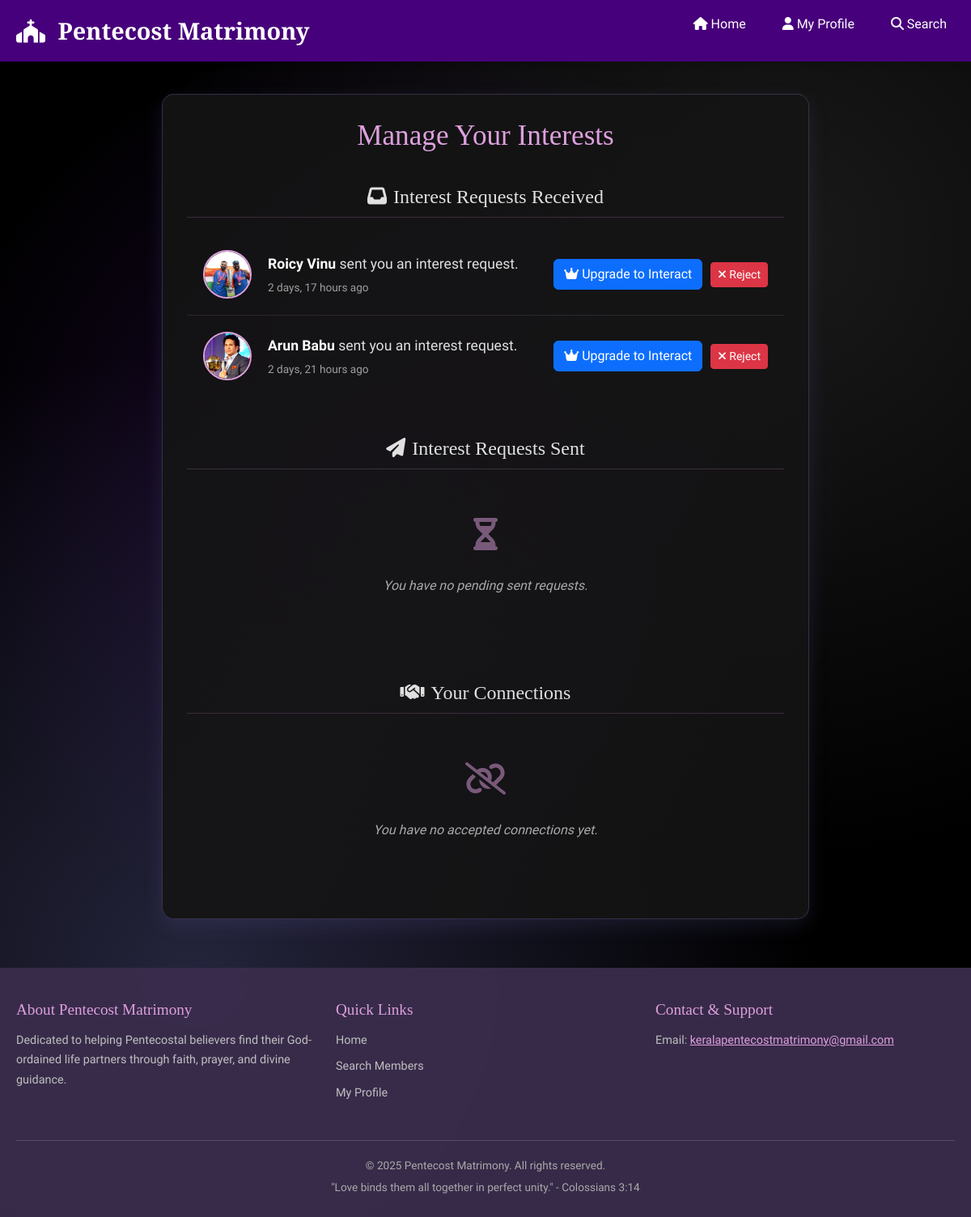
Page /interests/ (signed in) on the committed database.
### matri/models.py (models this page shows, shortened)
class InterestRequest(models.Model):
    STATUS_CHOICES = [
        ('pending', 'Pending'),
        ('accepted', 'Accepted'),
        ('rejected', 'Rejected'),
    ]
    sender = models.ForeignKey(UserProfile, on_delete=models.CASCADE, related_name='sent_interests')
    receiver = models.ForeignKey(UserProfile, on_delete=models.CASCADE, related_name='received_interests')
    status = models.CharField(max_length=10, choices=STATUS_CHOICES, default='pending')
    created_at = models.DateTimeField(auto_now_add=True)
    updated_at = models.DateTimeField(auto_now=True)
    class Meta:
        unique_together = ('sender', 'receiver')
        ordering = ['-created_at']

class UserProfile(models.Model):
    GENDER_CHOICES = [('Male', 'Male'), ('Female', 'Female'), ('Other', 'Other')]
    MARITAL_STATUS_CHOICES = [
        ('Never Married', 'Never Married'), ('Divorced', 'Divorced'),
        ('Widowed', 'Widowed'), ('Separated', 'Separated'),
    ]
    DIET_CHOICES = [('Vegetarian', 'Vegetarian'), ('Non-Vegetarian', 'Non-Vegetarian')]
    SMOKING_CHOICES = [('Yes', 'Yes'), ('No', 'No'), ('Occasionally', 'Occasionally')] # Added Occasionally
    DRINKING_CHOICES = [('Yes', 'Yes'), ('No', 'No'), ('Occasionally', 'Occasionally')] # Added Occasionally
    FAMILY_STATUS_CHOICES = [
        ('Middle Class', 'Middle Class'), ('Upper Middle Class', 'Upper Middle Class'),
        ('Rich', 'Rich'), ('Affluent', 'Affluent'),
    ]
    FAMILY_TYPE_CHOICES = [('Joint', 'Joint'), ('Nuclear', 'Nuclear')]
    user = models.OneToOneField(User, on_delete=models.CASCADE)
    full_name = models.CharField(max_length=100)
    gender = models.CharField(max_length=10, choices=GENDER_CHOICES)
    date_of_birth = models.DateField(null=True, blank=True)
    religion = models.CharField(max_length=50, default="Christian", editable=False)
    category = models.CharField(max_length=50, default="Pentecost", editable=False)
    mother_tongue = models.CharField(max_length=50, default="Malayalam")
    marital_status = models.CharField(max_length=20, choices=MARITAL_STATUS_CHOICES)
    height = models.IntegerField(help_text="Height in Cm (e.g. 172)", null=True, blank=True)
    weight = models.IntegerField(help_text="Weight in kg (e.g. 70)", null=True, blank=True)
    education = models.CharField(max_length=100, blank=True, null=True)
    profession = models.CharField(max_length=100, blank=True, null=True)
    Monthly_income = models.CharField(max_length=50, blank=True)
    country = models.CharField(default="India", max_length=50, blank=True)
    state = models.CharField(default="Kerala", max_length=50, blank=True)
    city = models.CharField(max_length=50, blank=True)
    housename = models.CharField(max_length=50, blank=True)
    current_location = models.CharField(max_length=50, blank=True)
    diet = models.CharField(max_length=20, choices=DIET_CHOICES, blank=True)
    smoking = models.CharField(max_length=20, choices=SMOKING_CHOICES, blank=True)
    drinking = models.CharField(max_length=20, choices=DRINKING_CHOICES, blank=True)
    father_name = models.CharField(max_length=100, blank=True, null=True)
    mother_name = models.CharField(max_length=100, blank=True, null=True)
    family_status = models.CharField(max_length=50, choices=FAMILY_STATUS_CHOICES, blank=True)
    family_type = models.CharField(max_length=50, choices=FAMILY_TYPE_CHOICES, blank=True)
    siblings = models.PositiveIntegerField(default=0, null=True, blank=True)
    looking_for = models.CharField(max_length=10, choices=GENDER_CHOICES[:2], blank=True) # Only Male/Female for looking_for
    about_me = models.TextField(blank=True, null=True)
    hobbies = models.CharField(max_length=255, blank=True, null=True)
    has_own_a_car = models.BooleanField(null=True, blank=True)
    profile_picture = models.ImageField(upload_to='profile_pics/', blank=True, null=True)
    is_profile_in_index = models.BooleanField(default=False) # Default to False for new profiles
    is_premium_member = models.BooleanField(default=False)

### matri/views.py (the view)
# urls.py: path('interests/', views.manage_interests_view, name='manage_interests'),
@login_required
def manage_interests_view(request):
    my_profile = get_object_or_404(UserProfile, user=request.user)
    incoming_requests = InterestRequest.objects.filter(
        receiver=my_profile, status='pending'
    ).select_related('sender', 'sender__user')
    outgoing_requests = InterestRequest.objects.filter(
        sender=my_profile, status='pending'
    ).select_related('receiver', 'receiver__user')
    accepted_connections = InterestRequest.objects.filter(
        Q(sender=my_profile) | Q(receiver=my_profile),
        status='accepted'
    ).select_related('sender', 'receiver', 'sender__user', 'receiver__user')
    context = {
        'incoming_requests': incoming_requests,
        'outgoing_requests': outgoing_requests,
        'accepted_connections': accepted_connections,
        'page_title': "Manage Your Interests",
    }
    return render(request, 'matri/manage_interests.html', context)

### matri/templates/matri/manage_interests.html (shortened to what this page needs)
<!DOCTYPE html>
{% load static %}
<html lang="en">
<head>
    <link href="https://cdnjs.cloudflare.com/ajax/libs/font-awesome/6.4.0/css/all.min.css" rel="stylesheet">
    <link href="https://cdn.jsdelivr.net/npm/bootstrap@5.3.0/dist/css/bootstrap.min.css" rel="stylesheet">
    {% load static %}
    {% load humanize %}
</head>
<body>
    <nav>
        <div class="nav-container">
            <a href="{% url 'index' %}" class="logo">
                <i class="fas fa-church"></i> Pentecost Matrimony
            </a>
            <ul class="nav-links">
                <li><a href="{% url 'index' %}"><i class="fas fa-home"></i> Home</a></li>
                {% if user.is_authenticated %}
                        <li><a href="{% url 'view_user_profile' %}"><i class="fas fa-user"></i> My Profile</a></li>
                        <li><a href="{% url 'search_users' %}"><i class="fas fa-search"></i> Search</a></li>
                {% else %}
                    <li><a href="{% url 'login' %}" class="auth-link"><i class="fas fa-sign-in-alt"></i> Login</a></li>
                    <li><a href="{% url 'register' %}" class="auth-link"><i class="fas fa-user-plus"></i> Register</a></li>
                {% endif %}
            </ul>
        </div>
    </nav>
    <div class="main-view-container container">
        <div class="interests-container">
            <h1>{{ page_title }}</h1>
            <div class="interest-section">
                <h2><center><i class="fas fa-inbox me-2"></i>Interest Requests Received</center></h2>
                {% for req in incoming_requests %}
                <div class="interest-item">
                    <div class="interest-actor-avatar">
                        <a href="{% url 'view_other_user_profile' profile_id=req.sender.id %}">
                            {% if req.sender.profile_picture %}
                                <img src="{{ req.sender.profile_picture.url }}" alt="{{ req.sender.full_name }}">
                            {% else %}<div class="avatar-placeholder"><i class="fas fa-user"></i></div>{% endif %}
                        </a>
                    </div>
                    <div class="interest-content">
                        <div class="interest-text"><a href="{% url 'view_other_user_profile' profile_id=req.sender.id %}" class="user-link">{{ req.sender.full_name }}</a> sent you an interest request.</div>
                        <div class="interest-timestamp">{{ req.created_at|naturaltime }}</div>
                    </div>
                    <div class="interest-actions">
                        <form action="{% url 'accept_interest' interest_id=req.id %}" method="POST" class="d-inline">
                            {% if request.user.userprofile.is_premium_member %}
                            <button type="submit" class="btn btn-success btn-sm"><i class="fas fa-check"></i> Accept</button>
                            {% else %}
                            <a href="{% url 'subscribe' %}" class="btn btn-primary">
                            <i class="fas fa-crown"></i> Upgrade to Interact
                        </a>
                    {% endif %}
                        </form>
                        <form action="{% url 'reject_interest' interest_id=req.id %}" method="POST" class="d-inline">
                            <button type="submit" class="btn btn-danger btn-sm"><i class="fas fa-times"></i> Reject</button>
                        </form>
                    </div>
                </div>
                {% empty %}
                <div class="no-requests"><p><i class="fas fa-envelope-open-text"></i></p><p>You have no new interest requests.</p></div>
                {% endfor %}
            </div>
            <div class="interest-section">
                <h2><center><i class="fas fa-paper-plane me-2"></i>Interest Requests Sent</center></h2>
                {% for req in outgoing_requests %}
                <div class="interest-item">
                    <div class="interest-actor-avatar">
                        <a href="{% url 'view_other_user_profile' profile_id=req.receiver.id %}">
                            {% if req.receiver.profile_picture %}
                                <img src="{{ req.receiver.profile_picture.url }}" alt="{{ req.receiver.full_name }}">
                            {% else %}<div class="avatar-placeholder"><i class="fas fa-user"></i></div>{% endif %}
                        </a>
                    </div>
                    <div class="interest-content">
                        <div class="interest-text">Your interest request to <a href="{% url 'view_other_user_profile' profile_id=req.receiver.id %}" class="user-link">{{ req.receiver.full_name }}</a> is pending.</div>
                        <div class="interest-timestamp">Sent {{ req.created_at|naturaltime }}</div>
                    </div>
                    <div class="interest-actions">
                        <form action="{% url 'withdraw_interest' interest_id=req.id %}" method="POST">
                            {% csrf_token %}
                            <button type="submit" class="btn btn-warning btn-sm"><i class="fas fa-undo"></i> Cancel</button>
                        </form>
                    </div>
                </div>
                {% empty %}
                <div class="no-requests"><p><i class="fas fa-hourglass-half"></i></p><p>You have no pending sent requests.</p></div>
                {% endfor %}
            </div>
            <div class="interest-section">
                <h2><center><i class="fas fa-handshake me-2"></i>Your Connections</center></h2>
                {% for req in accepted_connections %}
                    {% comment %} Determine who the "other" person is in this connection {% endcomment %}
                    {% if req.sender.user == user %}
                        {% with other_profile=req.receiver %}
                        <div class="interest-item">
                            <div class="interest-actor-avatar">
                                <a href="{% url 'view_other_user_profile' profile_id=other_profile.id %}">
                                    {% if other_profile.profile_picture %}
                                        <img src="{{ other_profile.profile_picture.url }}" alt="{{ other_profile.full_name }}">
                                    {% else %}<div class="avatar-placeholder"><i class="fas fa-user"></i></div>{% endif %}
                                </a>
                            </div>
                            <div class="interest-content">
                                <div class="interest-text">You are connected with <a href="{% url 'view_other_user_profile' profile_id=other_profile.id %}" class="user-link">{{ other_profile.full_name }}</a>.</div>
                                <div class="interest-timestamp">Connected on {{ req.updated_at|date:"F j, Y" }}</div>
                            </div>
                            <div class="interest-actions">
                                <form action="{% url 'remove_connection' interest_id=req.id %}" method="POST">
                                    {% csrf_token %}
                                    <button type="submit" class="btn btn-outline-danger btn-sm" title="Remove Connection"><i class="fas fa-user-slash"></i> Un-interest</button>
                                </form>
                            </div>
                        </div>
                        {% endwith %}
                    {% else %}
                        {% with other_profile=req.sender %}
                        <div class="interest-item">
                            <div class="interest-actor-avatar">
                                <a href="{% url 'view_other_user_profile' profile_id=other_profile.id %}">
                                    {% if other_profile.profile_picture %}
                                        <img src="{{ other_profile.profile_picture.url }}" alt="{{ other_profile.full_name }}">
                                    {% else %}<div class="avatar-placeholder"><i class="fas fa-user"></i></div>{% endif %}
                                </a>
                            </div>
                            <div class="interest-content">
                                <div class="interest-text">You are connected with <a href="{% url 'view_other_user_profile' profile_id=other_profile.id %}" class="user-link">{{ other_profile.full_name }}</a>.</div>
                                <div class="interest-timestamp">Connected on {{ req.updated_at|date:"F j, Y" }}</div>
                            </div>
                            <div class="interest-actions">
                                <form action="{% url 'remove_connection' interest_id=req.id %}" method="POST">
                                    {% csrf_token %}
                                    <button type="submit" class="btn btn-outline-danger btn-sm" title="Remove Connection"><i class="fas fa-user-slash"></i> Un-interest</button>
                                </form>
                            </div>
                        </div>
                        {% endwith %}
                    {% endif %}
                {% empty %}
                <div class="no-requests"><p><i class="fas fa-link-slash"></i></p><p>You have no accepted connections yet.</p></div>
                {% endfor %}
            </div>
        </div>
    </div>
    <footer>
        <div class="footer-container">
            <div class="footer-content">
                <div class="footer-section">
                    <h4>About Pentecost Matrimony</h4>
                    <p>Dedicated to helping Pentecostal believers find their God-ordained life partners through faith, prayer, and divine guidance.</p>
                </div>
                <div class="footer-section">
                    <h4>Quick Links</h4>
                    <ul>
                        <li><a href="{% url 'index' %}">Home</a></li>
                        {% if user.is_authenticated and user.userprofile %}
                            <li><a href="{% url 'search_users' %}">Search Members</a></li>
                            <li><a href="{% url 'view_user_profile' %}">My Profile</a></li>
                        {% endif %}
                    </ul>
                </div>
                <div class="footer-section">
                    <h4>Contact & Support</h4>
                    <p>Email: <a href="mailto:keralapentecostmatrimony@gmail.com" style="color:#DDA0DD;">keralapentecostmatrimony@gmail.com</a></p>
                </div>
            </div>
            <div class="footer-bottom">
                <p>© {% now "Y" %} Pentecost Matrimony. All rights reserved.</p>
                <p>"Love binds them all together in perfect unity." - Colossians 3:14</p>
            </div>
        </div>
    </footer>
</body>
</html>

### rows in the picture
InterestRequest: sender.profile_picture (picture), sender.full_name "Roicy Vinu", created_at "2 days, 17 hours ago"
InterestRequest: sender.profile_picture (picture), sender.full_name "Arun Babu", created_at "2 days, 21 hours ago"

### other values in the picture
{{ page_title }} "Manage Your Interests"
